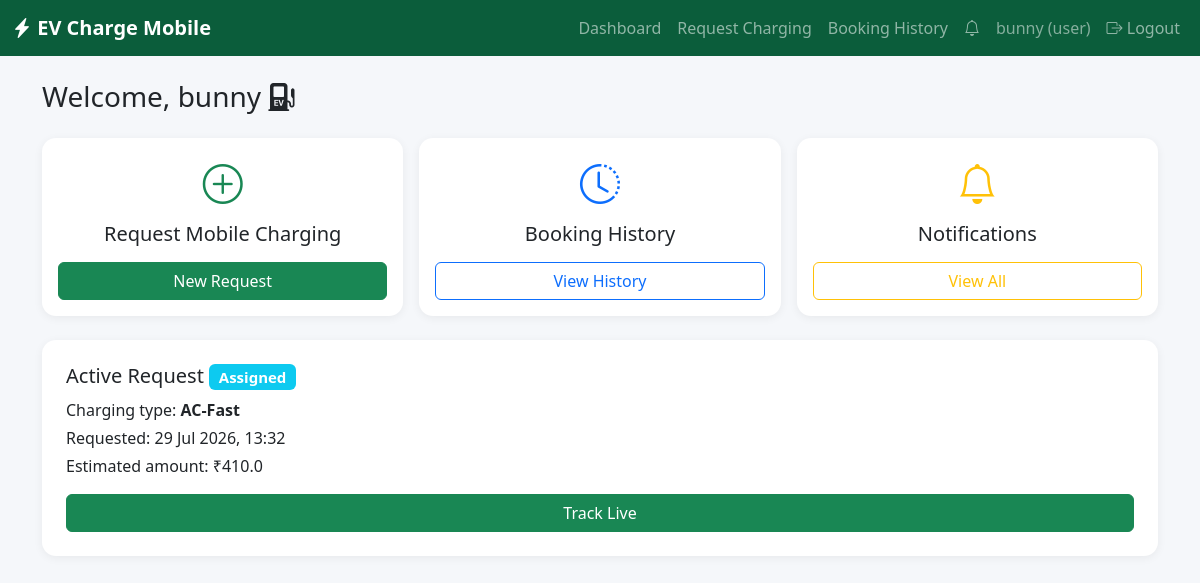
The page /user/dashboard (signed in) on the database its author committed.
### app/models.py (models this page shows, shortened)
class User(UserMixin, db.Model):
    __tablename__ = "users"
    id = db.Column(db.Integer, primary_key=True)
    name = db.Column(db.String(120), nullable=False)
    email = db.Column(db.String(120), unique=True, nullable=False, index=True)
    phone = db.Column(db.String(20))
    password_hash = db.Column(db.String(255), nullable=False)
    role = db.Column(db.String(20), nullable=False, default="user")  # user | admin | driver
    created_at = db.Column(db.DateTime, default=datetime.utcnow)
    requests = db.relationship("ChargingRequest", backref="customer", lazy=True,
                                foreign_keys="ChargingRequest.user_id")
    van = db.relationship("ChargingVan", backref="driver", uselist=False,
                           foreign_keys="ChargingVan.driver_id")
    notifications = db.relationship("Notification", backref="user", lazy=True)

class ChargingRequest(db.Model):
    __tablename__ = "charging_requests"
    id = db.Column(db.Integer, primary_key=True)
    user_id = db.Column(db.Integer, db.ForeignKey("users.id"), nullable=False)
    van_id = db.Column(db.Integer, db.ForeignKey("charging_vans.id"), nullable=True)
    charging_type = db.Column(db.String(50), nullable=False)  # AC-Slow / AC-Fast / DC-Fast
    vehicle_number = db.Column(db.String(30))
    lat = db.Column(db.Float, nullable=False)
    lng = db.Column(db.Float, nullable=False)
    address_text = db.Column(db.String(255))
    status = db.Column(db.String(20), default="pending")
    estimated_kwh = db.Column(db.Float, default=10.0)
    amount = db.Column(db.Float, default=0.0)
    requested_at = db.Column(db.DateTime, default=datetime.utcnow)
    assigned_at = db.Column(db.DateTime)
    started_at = db.Column(db.DateTime)
    ended_at = db.Column(db.DateTime)
    payment = db.relationship("Payment", backref="request", uselist=False)

### app/user/routes.py (the view)
@user_bp.route("/dashboard")
@roles_required("user")
def dashboard():
    active = (ChargingRequest.query
              .filter(ChargingRequest.user_id == current_user.id,
                      ChargingRequest.status.notin_(["completed", "cancelled"]))
              .order_by(ChargingRequest.requested_at.desc()).first())
    unread_count = Notification.query.filter_by(user_id=current_user.id, is_read=False).count()
    return render_template("user/dashboard.html", active=active, unread_count=unread_count,
                            maps_key=current_app.config["GOOGLE_MAPS_API_KEY"])

### app/models.py (called while the page is built)
@login_manager.user_loader
def load_user(user_id):
    return User.query.get(int(user_id))

### app/user/routes.py (called while the page is built)
@user_bp.before_request
@login_required
def _guard():
    pass

### app/utils.py (called while the page is built)
def roles_required(*roles):
    def decorator(fn):
        @wraps(fn)
        def wrapped(*args, **kwargs):
            if not current_user.is_authenticated or current_user.role not in roles:
                abort(403)
            return fn(*args, **kwargs)
        return wrapped
    return decorator

### app/templates/user/dashboard.html (shortened to what this page needs)
{% extends "base.html" %}
{% block content %}
<h3 class="mb-4">Welcome, {{ current_user.name }} <i class="bi bi-ev-station-fill"></i></h3>
<div class="row g-3 mb-4">
  <div class="col-md-4">
    <div class="card p-3 text-center">
      <i class="bi bi-plus-circle fs-1 text-success"></i>
      <h5 class="mt-2">Request Mobile Charging</h5>
      <a href="{{ url_for('user.request_charging') }}" class="btn btn-success mt-2">New Request</a>
    </div>
  </div>
  <div class="col-md-4">
    <div class="card p-3 text-center">
      <i class="bi bi-clock-history fs-1 text-primary"></i>
      <h5 class="mt-2">Booking History</h5>
      <a href="{{ url_for('user.history') }}" class="btn btn-outline-primary mt-2">View History</a>
    </div>
  </div>
  <div class="col-md-4">
    <div class="card p-3 text-center">
      <i class="bi bi-bell fs-1 text-warning"></i>
      <h5 class="mt-2">Notifications
      </h5>
      <a href="{{ url_for('user.notifications') }}" class="btn btn-outline-warning mt-2">View All</a>
    </div>
  </div>
</div>
{% if active %}
<div class="card p-4">
  <h5>Active Request <span class="badge bg-info badge-status">{{ active.status }}</span></h5>
  <p class="mb-1">Charging type: <strong>{{ active.charging_type }}</strong></p>
  <p class="mb-1">Requested: {{ active.requested_at.strftime('%d %b %Y, %H:%M') }}</p>
  <p class="mb-3">Estimated amount: ₹{{ active.amount }}</p>
  <a href="{{ url_for('user.track', request_id=active.id) }}" class="btn btn-success">Track Live</a>
</div>
{% else %}
<div class="alert alert-light border">You have no active charging request right now.</div>
{% endif %}
{% endblock %}

### app/templates/base.html (shortened to what this page needs)
<!DOCTYPE html>
<html lang="en">
<head>
  <link href="https://cdn.jsdelivr.net/npm/bootstrap@5.3.3/dist/css/bootstrap.min.css" rel="stylesheet">
  <link href="https://cdn.jsdelivr.net/npm/bootstrap-icons@1.11.3/font/bootstrap-icons.css" rel="stylesheet">
  <link href="https://unpkg.com/leaflet@1.9.4/dist/leaflet.css" rel="stylesheet">
  <link href="{{ url_for('static', filename='css/style.css') }}" rel="stylesheet">
</head>
<body>
  <nav class="navbar navbar-expand-lg navbar-dark" style="background-color:#0b5d3b;">
    <div class="container-fluid">
      <a class="navbar-brand fw-bold" href="{{ url_for('index') }}"><i class="bi bi-lightning-charge-fill"></i> EV Charge Mobile</a>
      <div class="collapse navbar-collapse" id="nav">
        <ul class="navbar-nav ms-auto">
          {% if current_user.is_authenticated %}
            {% if current_user.role == 'user' %}
              <li class="nav-item"><a class="nav-link" href="{{ url_for('user.dashboard') }}">Dashboard</a></li>
              <li class="nav-item"><a class="nav-link" href="{{ url_for('user.request_charging') }}">Request Charging</a></li>
              <li class="nav-item"><a class="nav-link" href="{{ url_for('user.history') }}">Booking History</a></li>
              <li class="nav-item"><a class="nav-link" href="{{ url_for('user.notifications') }}"><i class="bi bi-bell"></i></a></li>
            {% elif current_user.role == 'driver' %}
              <li class="nav-item"><a class="nav-link" href="{{ url_for('driver.dashboard') }}">Dashboard</a></li>
              <li class="nav-item"><a class="nav-link" href="{{ url_for('driver.my_requests') }}">My Requests</a></li>
            {% endif %}
            <li class="nav-item"><span class="nav-link text-white-50">{{ current_user.name }} ({{ current_user.role }})</span></li>
            <li class="nav-item"><a class="nav-link" href="{{ url_for('auth.logout') }}"><i class="bi bi-box-arrow-right"></i> Logout</a></li>
          {% else %}
            <li class="nav-item"><a class="nav-link" href="{{ url_for('auth.login') }}">Login</a></li>
            <li class="nav-item"><a class="nav-link" href="{{ url_for('auth.register') }}">Register</a></li>
          {% endif %}
        </ul>
      </div>
    </div>
  </nav>
  <div class="container mt-4 mb-5">
    {% block content %}{% endblock %}
  </div>
</body>
</html>

### app/static/css/style.css (style rules this page uses)
body { background-color: #f5f7fa; }
.card { border: none; border-radius: 14px; box-shadow: 0 2px 10px rgba(0, 0, 0, 0.06); }
.badge-status { text-transform: capitalize; }

### rows shown on the page
User: name "bunny", role "user"
ChargingRequest: status "Assigned", charging_type "AC-Fast", requested_at "29 Jul 2026, 13:32", amount "410.0"
